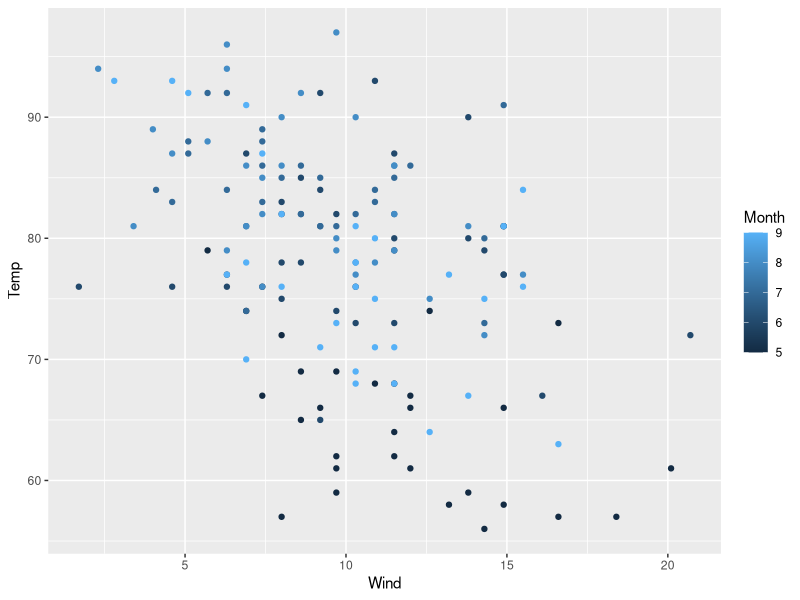
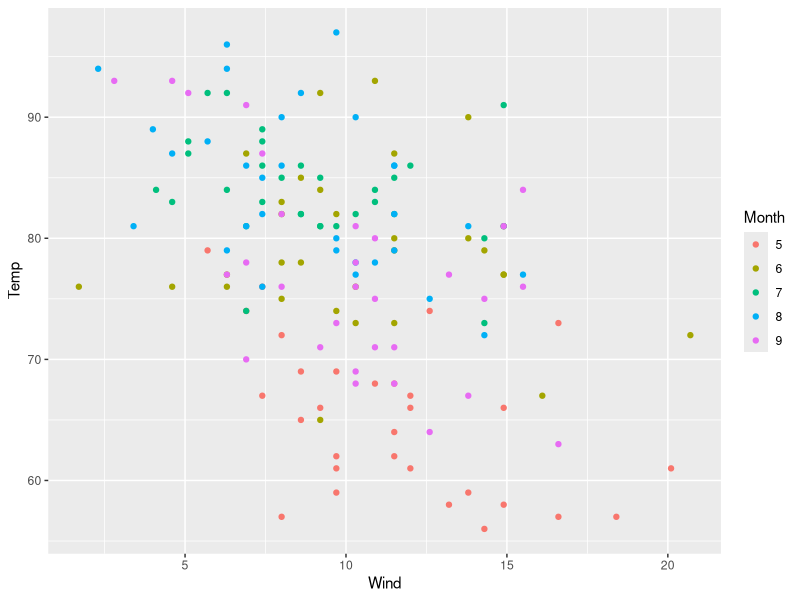
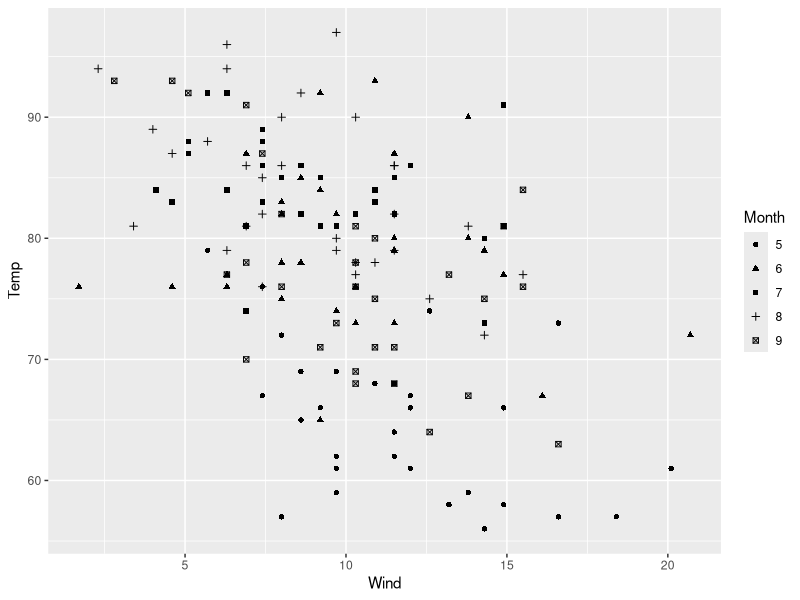
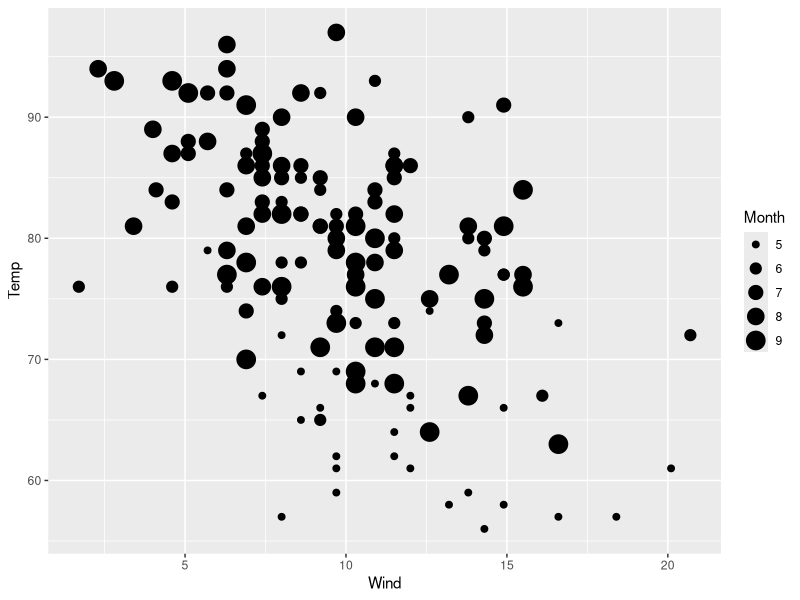
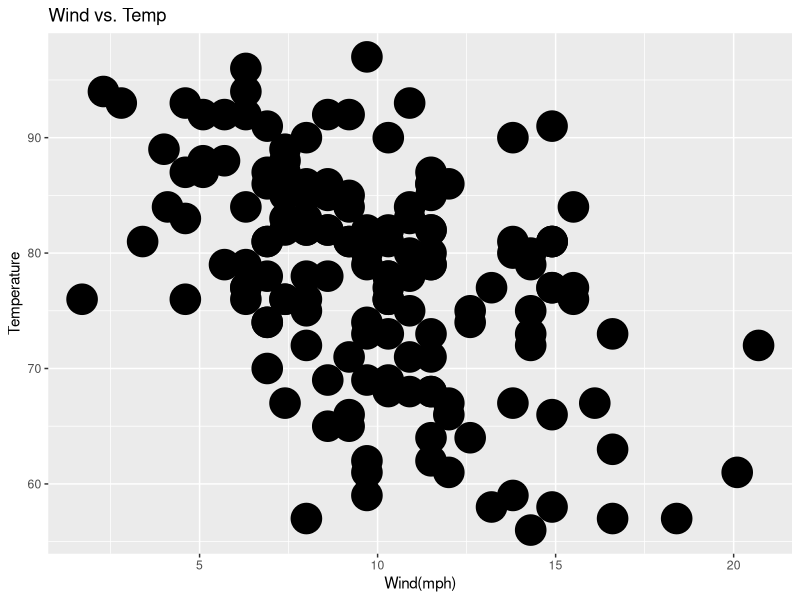
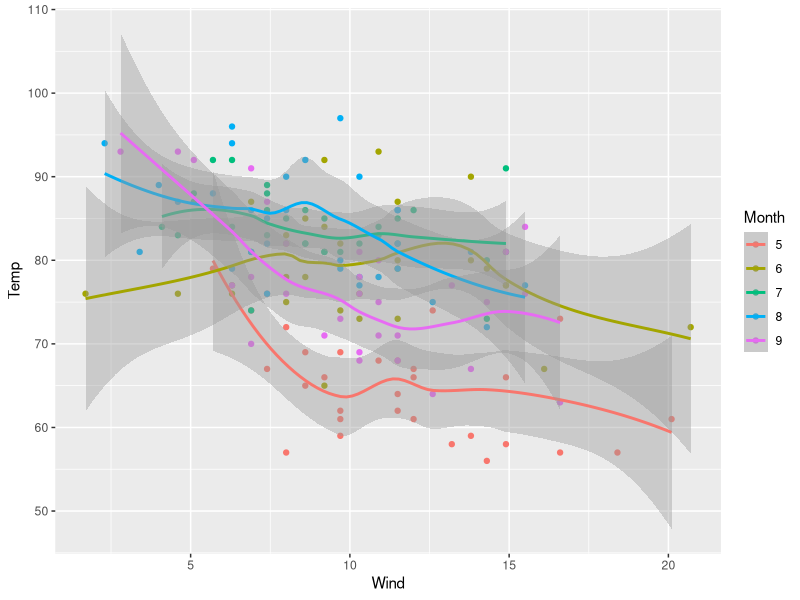
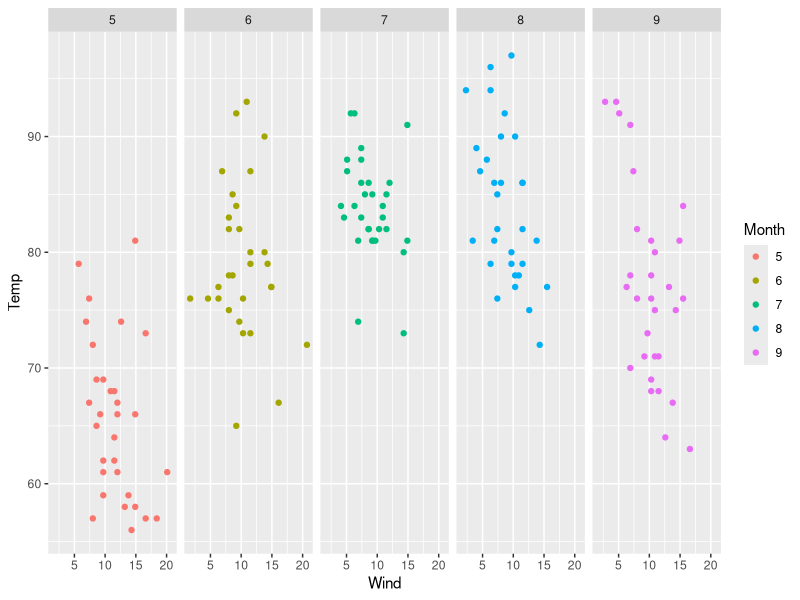
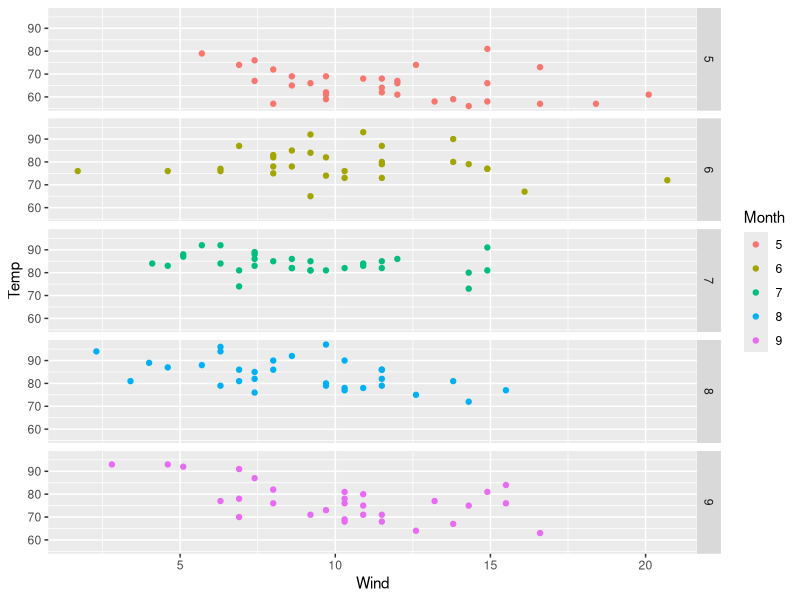

Here is the R script that generated these plots, in order:
library(ggplot2)

qplot(Wind,Temp,data = airquality,color = Month)

# 将月份转变为分量因素  
airquality$Month <- factor(airquality$Month)
qplot(Wind, Temp, data = airquality, color = Month)

qplot(Wind, Temp, data = airquality, shape = Month)

qplot(Wind, Temp, data = airquality, size = Month)

qplot(Wind,Temp,data=airquality,size=I(10),
      xlab = "Wind(mph)",ylab="Temperature",
      main = "Wind vs. Temp")

# 几何客体层
qplot(Wind,Temp,data = airquality,color=Month,
      geom = c("point","smooth"))

qplot(Wind,Temp,data = airquality,color=Month,
      facets = .~Month)

qplot(Wind,Temp,data = airquality,color=Month,
      facets = Month~.)

# 柱状图
qplot(Wind, data = airquality, facets = Month ~.)

# 按照风速的观测值进行显示
qplot(y=Wind, data = airquality)

qplot(Wind, data = airquality, fill = Month)

qplot(Wind,data = airquality, geom = "density", color=Month)
